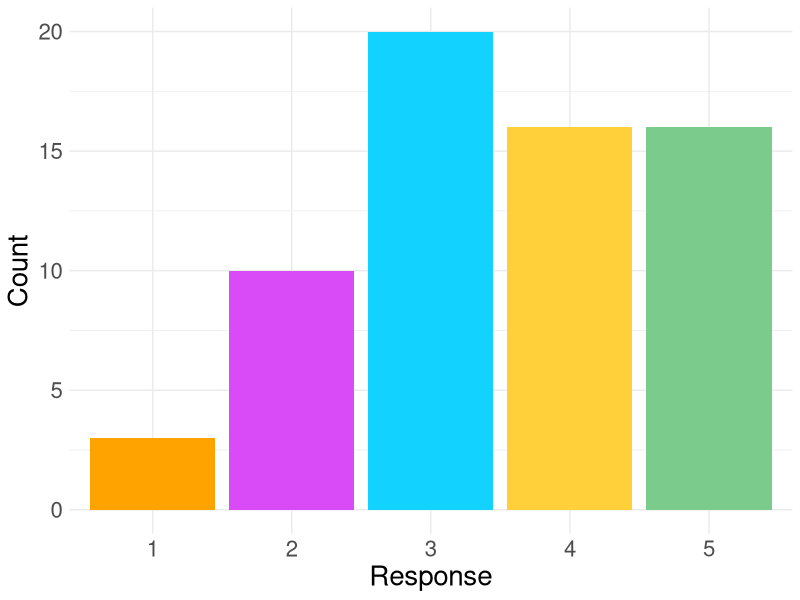
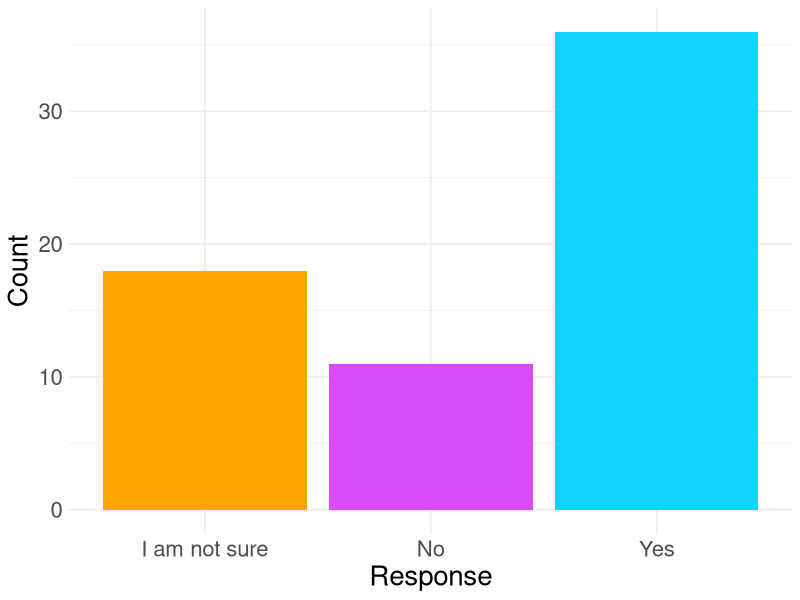
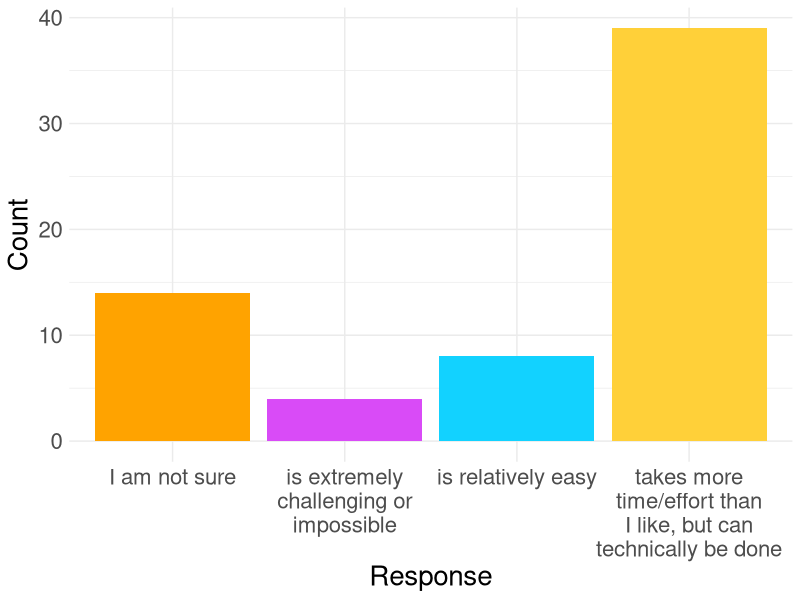
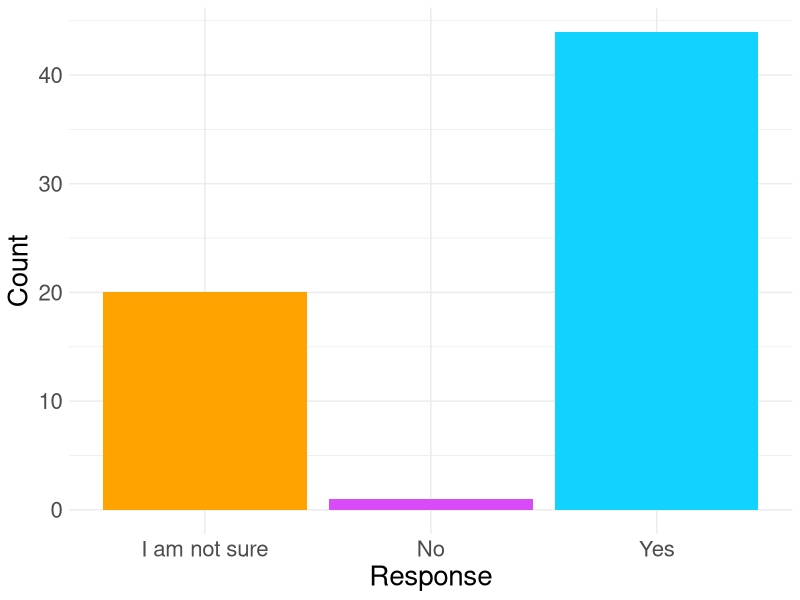

These charts were generated, in order, by the following R code:

# Load packages

library(tidyverse)
library(ggplot2)
library(magrittr)

# Load survey results

survey <- 
  readxl::read_xlsx(
    "data/211008 1600 Registered UW attendees and panelists DEIDENTIFIED.xlsx"
  )

# Get the column names

col_names <- 
  names(survey)


# Col 18 ----

# Please rate your familiarity with the FAIR principles (research data should be
# made Findable, Accessible, Interoperable, and Reusable) on scale of 1 (no 
# familiarity) to 5 (very familiarity). - Drag slider

col18 <- 
  dplyr::pull(survey, 18) %>% 
  .[!is.na(.)]

# Make results into a DF for plotting

col18_df <- 
  table(col18) %>% 
  tibble::enframe() %>% 
  dplyr::mutate(
    value = as.integer(value),
    fraction = value/sum(value)
  )

# Make plot

col18_plot <- 
  col18_df %>% 
  ggplot() +
  geom_bar(
    aes(
      x = name,
      y = value
    ),
    stat = "identity",
    fill = 
      c("#FFA300", "#D94BF7", "#12D2FF", "#FFD039", "#7BCC8C")
  ) +
  theme_minimal() +
  labs(
    x = "Response",
    y = "Count"
  ) +
  theme(
    text = element_text(size = 20)
  )

ggsave("col18_plot.png", col18_plot, dpi = 300, height = 8, width = 12)

# Col 19 ----

# Do you (or members of your group) disseminate data via publicly accessible 
# repositories (e.g. Materials Cloud, Protein Data Bank, Marine Geosciences Data
# System, figshare, etc. )?

col19 <- 
  dplyr::pull(survey, 19)

# Make results into a DF for plotting

col19_df <- 
  table(col19) %>% 
  tibble::enframe() %>% 
  dplyr::mutate(
    value = as.integer(value),
    fraction = value/sum(value)
  )

# Make plot

col19_plot <- 
  col19_df %>% 
  ggplot() +
  geom_bar(
    aes(
      x = name,
      y = value
    ),
    stat = "identity",
    fill = 
      c("#FFA300", "#D94BF7", "#12D2FF")
  ) +
  theme_minimal() +
  labs(
    x = "Response",
    y = "Count"
  ) +
  theme(
    text = element_text(size = 20)
  )

ggsave("col19_plot.png", col19_plot, dpi = 300, height = 8, width = 12)

## Col 20 -26

# Why not? (Check all that apply.)

col20to26 <- 
  survey[20:26] %>% 
  unlist() %>% 
  table()


# Col 27 ----

# Please complete the following sentence: \"I think that ensuring that the data 
# I produce are FAIR _______.\"

col27 <- 
  dplyr::pull(survey, 27)

# Make results into a DF for plotting

col27_df <- 
  table(col27) %>% 
  tibble::enframe() %>% 
  dplyr::mutate(
    value = as.integer(value),
    fraction = value/sum(value),
    name = stringr::str_wrap(name, 20)
  )

# Make plot

col27_plot <- 
  col27_df %>% 
  ggplot() +
  geom_bar(
    aes(
      x = name,
      y = value
    ),
    stat = "identity",
    fill = 
      c("#FFA300", "#D94BF7", "#12D2FF", "#FFD039")
  ) +
  theme_minimal() +
  labs(
    x = "Response",
    y = "Count"
  ) +
  theme(
    text = element_text(size = 20)
  )

ggsave("col27_plot.png", col27_plot, dpi = 300, height = 8, width = 12)

# Col 33 ----

# Please complete the following sentence: \"I think that ensuring that the data 
# I produce are FAIR _______.\"

col33 <- 
  dplyr::pull(survey, 33)

# Make results into a DF for plotting

col33_df <- 
  table(col33) %>% 
  tibble::enframe() %>% 
  dplyr::mutate(
    value = as.integer(value),
    fraction = value/sum(value),
    name = stringr::str_wrap(name, 20)
  )

# Make plot

col33_plot <- 
  col33_df %>% 
  ggplot() +
  geom_bar(
    aes(
      x = name,
      y = value
    ),
    stat = "identity",
    fill = 
      c("#FFA300", "#D94BF7", "#12D2FF")
  ) +
  theme_minimal() +
  labs(
    x = "Response",
    y = "Count"
  ) +
  theme(
    text = element_text(size = 20)
  )

ggsave("col33_plot.png", col33_plot, dpi = 300, height = 8, width = 12)